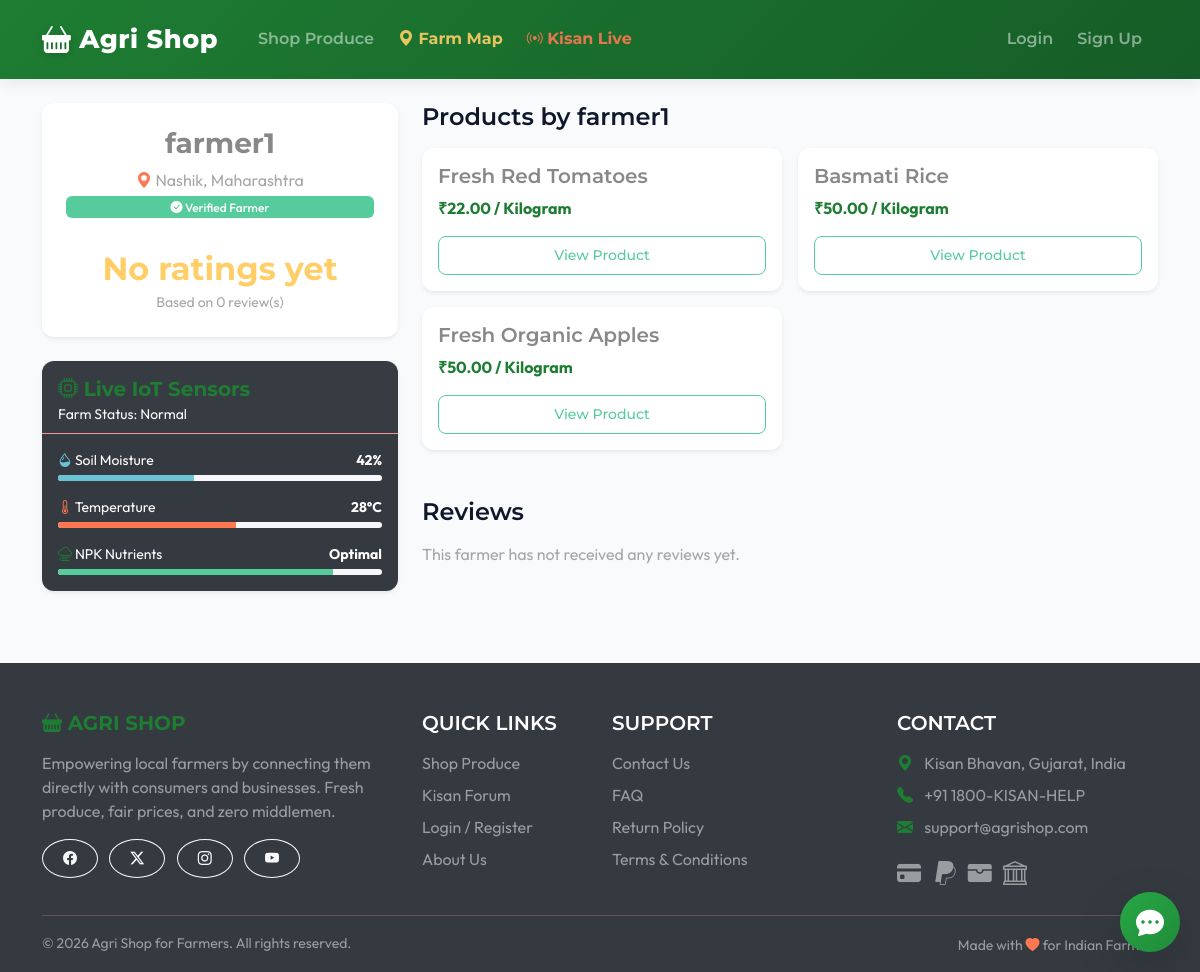
/accounts/farmer/farmer1/, run on the app's committed database.
### accounts/models.py (models this page shows, shortened)
class User(AbstractUser):
    class Role(models.TextChoices):
        FARMER = 'FARMER', 'Farmer'
        BUYER = 'BUYER', 'Buyer'
        BUSINESS_BUYER = 'BUSINESS_BUYER', 'Business Buyer'
        AGRO_DEALER = 'AGRO_DEALER', 'Agro Dealer'
    role = models.CharField(max_length=20, choices=Role.choices, default=Role.BUYER)
    phone = models.CharField(max_length=15, blank=True)
    address = models.TextField(blank=True)
    village_or_city = models.CharField(max_length=100, blank=True)
    state = models.CharField(max_length=50, blank=True)
    is_verified_farmer = models.BooleanField(default=False)
    @property
    def average_rating(self):
        if self.role != self.Role.FARMER:
            return None
        reviews = self.reviews_received.all()
        if not reviews:
            return None
        return round(sum(r.rating for r in reviews) / reviews.count(), 1)

### products/models.py (models this page shows, shortened)
class Product(models.Model):
    UNIT_CHOICES = [
        ('kg', 'Kilogram'),
        ('quintal', 'Quintal (100kg)'),
        ('dozen', 'Dozen'),
        ('litre', 'Litre'),
        ('piece', 'Piece'),
    ]
    QUALITY_CHOICES = [
        ('A', 'Grade A (Premium)'),
        ('B', 'Grade B (Standard)'),
        ('C', 'Grade C (Processing/Juice)'),
        ('organic', 'Certified Organic'),
        ('pesticide_free', 'Pesticide-Free'),
    ]
    farmer = models.ForeignKey(settings.AUTH_USER_MODEL, on_delete=models.CASCADE, related_name='products')
    category = models.ForeignKey(Category, on_delete=models.CASCADE, related_name='products')
    name = models.CharField(max_length=200)
    description = models.TextField()
    image = models.ImageField(upload_to='product_images/', blank=True, null=True)
    price_per_unit = models.DecimalField(max_digits=10, decimal_places=2)
    unit = models.CharField(max_length=20, choices=UNIT_CHOICES, default='kg')
    quantity_available = models.DecimalField(max_digits=10, decimal_places=2)
    bulk_price_threshold = models.DecimalField(max_digits=10, decimal_places=2, null=True, blank=True, help_text="Minimum quantity for bulk pricing")
    bulk_price_per_unit = models.DecimalField(max_digits=10, decimal_places=2, null=True, blank=True, help_text="Price per unit when threshold is met")
    is_organic = models.BooleanField(default=False)
    quality_grade = models.CharField(max_length=20, choices=QUALITY_CHOICES, blank=True)
    is_imperfect = models.BooleanField(default=False, help_text="Ugly veggies at discount")
    harvest_date = models.DateField(blank=True, null=True)
    is_active = models.BooleanField(default=True)
    created_at = models.DateTimeField(auto_now_add=True)
    updated_at = models.DateTimeField(auto_now=True)

### accounts/views.py (the view)
# urls.py: path('farmer/<str:username>/', views.farmer_profile, name='farmer_profile'),
def farmer_profile(request, username):
    farmer = get_object_or_404(User, username=username, role=User.Role.FARMER)
    products = farmer.products.filter(is_active=True)
    reviews = farmer.reviews_received.all().order_by('-created_at')
    return render(request, 'accounts/farmer_profile.html', {
        'farmer': farmer,
        'products': products,
        'reviews': reviews
    })

### templates/accounts/farmer_profile.html (shortened to what this page needs)
{% extends 'base.html' %}
{% block content %}
<div class="row">
    <div class="col-md-4 mb-4">
        <div class="card shadow-sm text-center p-4">
            <h3 class="fw-bold">{{ farmer.get_full_name|default:farmer.username }}</h3>
            <p class="text-muted mb-1"><i class="bi bi-geo-alt-fill text-danger"></i> {{ farmer.village_or_city }}, {{ farmer.state }}</p>
            {% if farmer.is_verified_farmer %}
                <span class="badge bg-success mb-3"><i class="bi bi-check-circle-fill"></i> Verified Farmer</span>
            {% endif %}
            <div class="mt-3">
                <h2 class="fw-bold text-warning mb-0">
                    {% if farmer.average_rating %}
                        ⭐ {{ farmer.average_rating }}
                    {% else %}
                        No ratings yet
                    {% endif %}
                </h2>
                <small class="text-muted">Based on {{ reviews.count }} review(s)</small>
            </div>
        </div>
        <div class="card shadow-sm mt-4 border-0 bg-dark text-white">
            <div class="card-header border-bottom border-secondary pb-2 pt-3">
                <h5 class="mb-0 fw-bold text-success"><i class="bi bi-cpu"></i> Live IoT Sensors</h5>
                <small class="text-light">Farm Status: Normal</small>
            </div>
            <div class="card-body p-3">
                <div class="mb-3">
                    <div class="d-flex justify-content-between mb-1">
                        <small><i class="bi bi-droplet-half text-info"></i> Soil Moisture</small>
                        <small class="fw-bold">42%</small>
                    </div>
                    <div class="progress" style="height: 6px;">
                        <div class="progress-bar bg-info" role="progressbar" style="width: 42%;" aria-valuenow="42" aria-valuemin="0" aria-valuemax="100"></div>
                    </div>
                </div>
                <div class="mb-3">
                    <div class="d-flex justify-content-between mb-1">
                        <small><i class="bi bi-thermometer-half text-danger"></i> Temperature</small>
                        <small class="fw-bold">28°C</small>
                    </div>
                    <div class="progress" style="height: 6px;">
                        <div class="progress-bar bg-danger" role="progressbar" style="width: 55%;" aria-valuenow="55" aria-valuemin="0" aria-valuemax="100"></div>
                    </div>
                </div>
                <div class="mb-0">
                    <div class="d-flex justify-content-between mb-1">
                        <small><i class="bi bi-cloud-haze text-success"></i> NPK Nutrients</small>
                        <small class="fw-bold">Optimal</small>
                    </div>
                    <div class="progress" style="height: 6px;">
                        <div class="progress-bar bg-success" role="progressbar" style="width: 85%;" aria-valuenow="85" aria-valuemin="0" aria-valuemax="100"></div>
                    </div>
                </div>
            </div>
        </div>
    </div>
    <div class="col-md-8">
        <h4 class="mb-3">Products by {{ farmer.username }}</h4>
        <div class="row row-cols-1 row-cols-md-2 g-3 mb-5">
            {% for product in products %}
                <div class="col">
                    <div class="card h-100 shadow-sm">
                        <div class="card-body">
                            <h5 class="card-title">{{ product.name }}</h5>
                            <p class="card-text text-success fw-bold">₹{{ product.price_per_unit }} / {{ product.get_unit_display }}</p>
                            <a href="{% url 'product_detail' product.id %}" class="btn btn-outline-success btn-sm w-100">View Product</a>
                        </div>
                    </div>
                </div>
            {% empty %}
                <div class="col-12"><p class="text-muted">No active products available.</p></div>
            {% endfor %}
        </div>
        <h4 class="mb-3">Reviews</h4>
        {% for review in reviews %}
            <div class="card mb-3 shadow-sm border-0 bg-light">
                <div class="card-body">
                    <div class="d-flex justify-content-between">
                        <h6 class="fw-bold mb-1">{{ review.buyer.username }}</h6>
                        <span class="text-warning fw-bold">⭐ {{ review.rating }}/5</span>
                    </div>
                    <small class="text-muted">{{ review.created_at|date:"M d, Y" }}</small>
                    {% if review.comment %}
                        <p class="mt-2 mb-0">{{ review.comment }}</p>
                    {% endif %}
                </div>
            </div>
        {% empty %}
            <p class="text-muted">This farmer has not received any reviews yet.</p>
        {% endfor %}
    </div>
</div>
{% endblock %}

### static/css/style.css (style rules this page uses)
body { font-family: 'Outfit', sans-serif; background-color: #f8fafc; color: #1e293b; }
.card { border: none; border-radius: 12px; box-shadow: 0 4px 6px -1px rgba(0, 0, 0, 0.05), 0 2px 4px -1px rgba(0, 0, 0, 0.03); transition: transform 0.2s ease, box-shadow 0.2s ease; overflow: hidden; background: #ffffff; }
.btn { border-radius: 8px; font-weight: 500; padding: 0.5rem 1.25rem; transition: all 0.2s; }
.badge { padding: 0.4em 0.8em; font-weight: 500; border-radius: 6px; }
h1, h2, h3, h4, h5, h6 { font-weight: 600; color: #0f172a; }
.text-success { color: #1e7d32 !important; }

### templates/base.html (style rules this page uses)
body { top: 0 !important; }

### data on the page
User: get_full_name "farmer1", village_or_city "Nashik", state "Maharashtra", username "farmer1"
Product: name "Fresh Red Tomatoes", price_per_unit "22.00", unit "Kilogram"
Product: name "Basmati Rice", price_per_unit "50.00", unit "Kilogram"
Product: name "Fresh Organic Apples", price_per_unit "50.00", unit "Kilogram"

### other printed values
{{ reviews.count }} "0"
